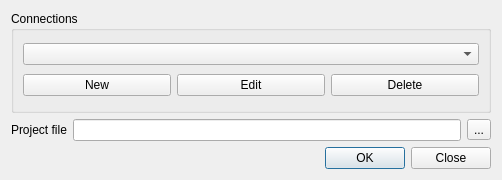
<?xml version="1.0" encoding="UTF-8"?>
<ui version="4.0">
 <class>Dialog</class>
 <widget class="QDialog" name="Dialog">
  <property name="geometry">
   <rect>
    <x>0</x>
    <y>0</y>
    <width>502</width>
    <height>180</height>
   </rect>
  </property>
  <property name="windowTitle">
   <string>Publish project</string>
  </property>
  <layout class="QVBoxLayout" name="verticalLayout">
   <item>
    <widget class="QGroupBox" name="groupBox">
     <property name="title">
      <string>Connections</string>
     </property>
     <layout class="QGridLayout" name="gridLayout">
      <item row="0" column="0" colspan="3">
       <widget class="QComboBox" name="cmbConnections"/>
      </item>
      <item row="1" column="0">
       <widget class="QPushButton" name="btnNew">
        <property name="text">
         <string>New</string>
        </property>
       </widget>
      </item>
      <item row="1" column="1">
       <widget class="QPushButton" name="btnEdit">
        <property name="text">
         <string>Edit</string>
        </property>
       </widget>
      </item>
      <item row="1" column="2">
       <widget class="QPushButton" name="btnDelete">
        <property name="text">
         <string>Delete</string>
        </property>
       </widget>
      </item>
     </layout>
    </widget>
   </item>
   <item>
    <layout class="QHBoxLayout" name="horizontalLayout">
     <item>
      <widget class="QLabel" name="label">
       <property name="text">
        <string>Project file</string>
       </property>
      </widget>
     </item>
     <item>
      <widget class="QLineEdit" name="leProject"/>
     </item>
     <item>
      <widget class="QToolButton" name="btnBrowse">
       <property name="text">
        <string>...</string>
       </property>
      </widget>
     </item>
    </layout>
   </item>
   <item>
    <widget class="QDialogButtonBox" name="buttonBox">
     <property name="orientation">
      <enum>Qt::Horizontal</enum>
     </property>
     <property name="standardButtons">
      <set>QDialogButtonBox::Close|QDialogButtonBox::Ok</set>
     </property>
    </widget>
   </item>
  </layout>
 </widget>
 <resources/>
 <connections>
  <connection>
   <sender>buttonBox</sender>
   <signal>accepted()</signal>
   <receiver>Dialog</receiver>
   <slot>accept()</slot>
   <hints>
    <hint type="sourcelabel">
     <x>248</x>
     <y>254</y>
    </hint>
    <hint type="destinationlabel">
     <x>157</x>
     <y>274</y>
    </hint>
   </hints>
  </connection>
  <connection>
   <sender>buttonBox</sender>
   <signal>rejected()</signal>
   <receiver>Dialog</receiver>
   <slot>reject()</slot>
   <hints>
    <hint type="sourcelabel">
     <x>316</x>
     <y>260</y>
    </hint>
    <hint type="destinationlabel">
     <x>286</x>
     <y>274</y>
    </hint>
   </hints>
  </connection>
 </connections>
</ui>
